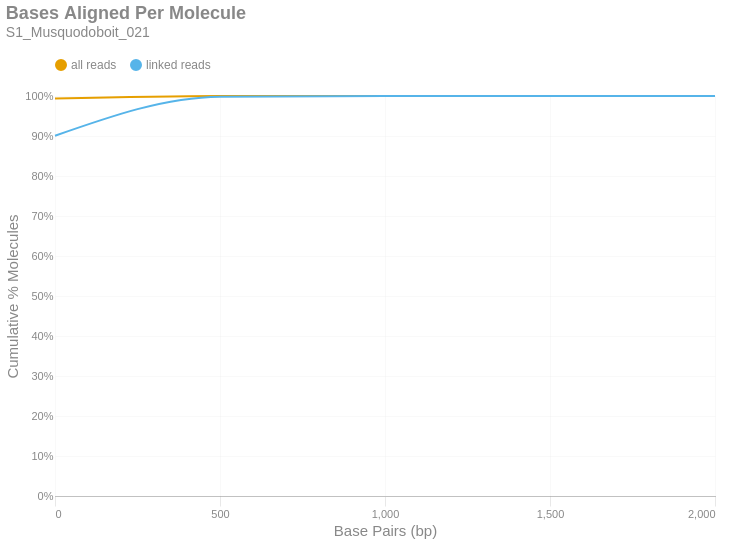

Notebook code for this chart:
### Markdown cell above
### Bases Aligned Per Molecule
This is a cumulative frequency distribution showing the number of base pairs aligned per unique molecule. These data are shown in 500 bp bins. There are two distributions: one with `all reads` (yellow) and another with only `linked reads` (blue). The percent of molecules in the `linked reads` distribution is relative to the total number of linked molecules.

### Code cell
if SKIPLR:
    print_html(f"Skipped")
else:
    binned_df = consolidated_hist(valids['aligned_bp'], mask, 500, True)
    with SafeRender(binned_df):
        (
            density_plot(binned_df, 'Bases Aligned Per Molecule', samplename, 'basesper')
            .encode(
                x=alt.X('bin:Q', title="Base Pairs (bp)").axis(tickMinStep=500).scale(padding=0),
                y=alt.Y('value:Q', title='Cumulative % Molecules')
                    .axis(format='%')
                    .scale(domain = [0,1])
                    .stack(False),
                color=alt.Color("key:N").scale(domain = ["all reads", "linked reads"]),
                tooltip = [
                    alt.Tooltip("key:N", title = "Data Type"),
                    alt.Tooltip("range_label:N", title="Bases Aligned Per Molecule"),
                    alt.Tooltip("value:Q", format = ".2%", title="% Molecules (Cum.)")
                ]
            )
        ).display()

### Figure 1 — Vega-Lite specification as saved in the notebook (floating-point values rounded to 4 significant figures)
{"width": "container", "height": 400, "config": {"title": {"anchor": "start", "dy": -15, "fontSize": 18, "color": "#888888", "subtitleColor": "#888888", "subtitleFontSize": 14}, "arc": {"fill": "#0072B2"}, "axis": {"domainColor": "#888888", "domainWidth": 0.5, "gridWidth": 0.2, "grid": false, "titleFontWeight": 400, "titleFontSize": 15, "labelFontSize": 11, "labelColor": "#888888", "tickColor": "#888888", "tickWidth": 0.2, "titleColor": "#888888"}, "axisBand": {"grid": false}, "axisX": {"grid": true, "tickSize": 10, "domainCap": "round"}, "axisY": {"domain": false, "grid": true, "tickSize": 0, "domainCap": "round"}, "background": "transparent", "header": {"labelFontSize": 15, "labelColor": "#888888", "titleFontSize": 15, "titleFontWeight": 600, "titleColor": "#888888"}, "legend": {"labelFont": "sans-serif", "labelFontSize": 12, "labelColor": "#888888", "symbolSize": 100, "symbolType": "circle", "titleFontSize": 12, "titlePadding": 10, "titleColor": "#888888", "title": null, "orient": "top"}, "range": {"category": ["#E69F00", "#56B4E9", "#009E73", "#F0E442", "#0072B2", "#D55E00", "#CC79A7", "#000000"], "diverging": ["#cfe8f3", "#a2d4ec", "#73bfe2", "#46abdb", "#1696d2", "#12719e"]}, "area": {"fill": "#0072B2", "fillOpacity": 0.7, "line": true, "strokeOpacity": 0.7}, "line": {"color": "#0072B2", "stroke": "#0072B2", "strokeWidth": 2}, "trail": {"color": "#0072B2", "stroke": "#0072B2", "strokeWidth": 0, "size": 1}, "point": {"filled": true, "fillOpacity": 1.0, "size": 95}, "text": {"color": "#888888", "fontSize": 11, "align": "right", "fontWeight": 400, "size": 11}, "bar": {"fill": "#0072B2", "stroke": null}, "view": {"stroke": null, "continuousWidth": 660, "continuousHeight": 400}}, "data": {"name": "data-c3175c369ae1e8042add5586f3b148f3"}, "mark": {"type": "line", "interpolate": "monotone", "point": {"opacity": 0, "size": 275}}, "encoding": {"color": {"field": "key", "scale": {"domain": ["all reads", "linked reads"]}, "type": "nominal"}, "tooltip": [{"field": "key", "title": "Data Type", "type": "nominal"}, {"field": "range_label", "title": "Bases Aligned Per Molecule", "type": "nominal"}, {"field": "value", "format": ".2%", "title": "% Molecules (Cum.)", "type": "quantitative"}], "x": {"axis": {"tickMinStep": 500}, "field": "bin", "scale": {"padding": 0}, "title": "Base Pairs (bp)", "type": "quantitative"}, "y": {"axis": {"format": "%"}, "field": "value", "scale": {"domain": [0, 1]}, "stack": false, "title": "Cumulative % Molecules", "type": "quantitative"}}, "params": [{"name": "param_c36ac31b6afebe62", "select": {"type": "point", "fields": ["key"]}, "bind": "legend"}], "title": {"text": "Bases Aligned Per Molecule", "subtitle": "S1_Musquodoboit_021"}, "transform": [{"fold": ["all reads (cumsum)", "linked reads (cumsum)"]}, {"calculate": "replace(datum.key, ' (cumsum)', '')", "as": "key"}, {"filter": {"param": "param_c36ac31b6afebe62"}}], "usermeta": {"embedOptions": {"downloadFileName": "S1_Musquodoboit_021.basesper"}}, "$schema": "https://vega.github.io/schema/vega-lite/v6.1.0.json", "datasets": {"data-c3175c369ae1e8042add5586f3b148f3": [{"bin": "0.0", "interval": "0.0-500.0", "all reads": 0.9934, "linked reads": 0.9007, "all reads (cumsum)": 0.9934, "linked reads (cumsum)": 0.9007, "range_label": "0-499"}, {"bin": "500.0", "interval": "500.0-1000.0", "all reads": 0.00643, "linked reads": 0.09767, "all reads (cumsum)": 0.9999, "linked reads (cumsum)": 0.9984, "range_label": "500-999"}, {"bin": "1000.0", "interval": "1000.0-1500.0", "all reads": 0.0001242, "linked reads": 0.001588, "all reads (cumsum)": 1.0, "linked reads (cumsum)": 0.9999, "range_label": "1000-1499"}, {"bin": "1500.0", "interval": "1500.0-2000.0", "all reads": 3.232e-06, "linked reads": 5.373e-05, "all reads (cumsum)": 1.0, "linked reads (cumsum)": 1.0, "range_label": "1500-1999"}, {"bin": "2000.0", "interval": "2000.0-2500.0", "all reads": 3.591e-07, "linked reads": 0.0, "all reads (cumsum)": 1.0, "linked reads (cumsum)": 1.0, "range_label": "2000-2499"}]}}
